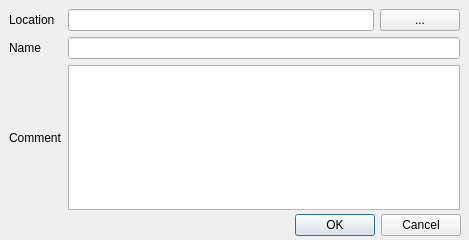
<?xml version="1.0" encoding="UTF-8"?>
<ui version="4.0">
 <class>WorkflowMetaDialog</class>
 <widget class="QDialog" name="WorkflowMetaDialog">
  <property name="geometry">
   <rect>
    <x>0</x>
    <y>0</y>
    <width>469</width>
    <height>240</height>
   </rect>
  </property>
  <property name="windowTitle">
   <string>Workflow properties</string>
  </property>
  <widget class="QDialogButtonBox" name="buttonBox">
   <property name="geometry">
    <rect>
     <x>10</x>
     <y>214</y>
     <width>451</width>
     <height>23</height>
    </rect>
   </property>
   <property name="standardButtons">
    <set>QDialogButtonBox::Cancel|QDialogButtonBox::Ok</set>
   </property>
  </widget>
  <widget class="QWidget" name="layoutWidget">
   <property name="geometry">
    <rect>
     <x>9</x>
     <y>9</y>
     <width>451</width>
     <height>201</height>
    </rect>
   </property>
   <layout class="QGridLayout" name="gridLayout">
    <item row="0" column="0">
     <widget class="QLabel" name="label_3">
      <property name="text">
       <string>Location</string>
      </property>
     </widget>
    </item>
    <item row="0" column="1">
     <widget class="QLineEdit" name="urlEdit"/>
    </item>
    <item row="0" column="2">
     <widget class="QPushButton" name="browseButton">
      <property name="text">
       <string>...</string>
      </property>
     </widget>
    </item>
    <item row="1" column="0">
     <widget class="QLabel" name="label">
      <property name="text">
       <string>Name</string>
      </property>
     </widget>
    </item>
    <item row="1" column="1" colspan="2">
     <widget class="QLineEdit" name="nameEdit"/>
    </item>
    <item row="2" column="0">
     <widget class="QLabel" name="label_2">
      <property name="text">
       <string>Comment</string>
      </property>
     </widget>
    </item>
    <item row="2" column="1" colspan="2">
     <widget class="QTextEdit" name="commentEdit"/>
    </item>
   </layout>
  </widget>
 </widget>
 <resources/>
 <connections/>
</ui>
